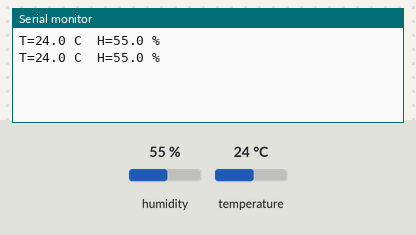
Simulated run of this sketch. Board: ESP32. On the bench: the last lines printed to the serial monitor. The test bench sets the inputs (shaded band); at power-on: humidity 55 %, temperature 24 °C.

Above: at 2.8 s.
2.9 s: humidity set to 22 %
At 4.4 s:
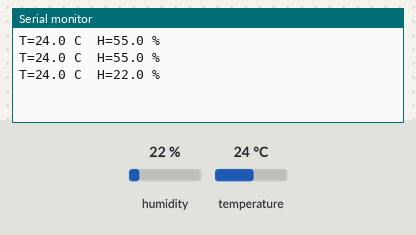
5.6 s: temperature set to 12 °C
At 7.4 s:
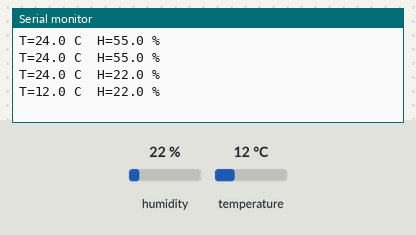
8.3 s: humidity set to 40 %
At 10.8 s:
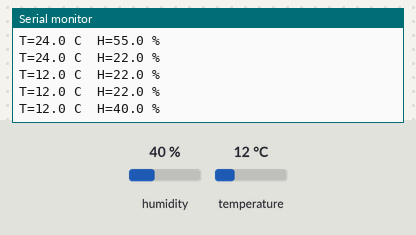
Timing chart, 0 to 12.3 s (numbered marks = the images above; inputs shaded):
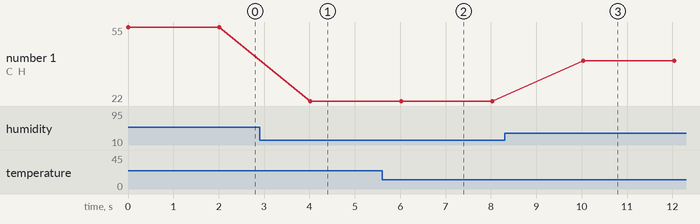

Measured:
- after the input at 2.9 s, the serial monitor: prints a new line after 1.1 s (image 1)
- after the input at 5.6 s, the serial monitor: prints a new line after 0.42 s (image 2)
- after the input at 8.3 s, the serial monitor: prints a new line after 1.7 s (image 3)
- plotted number 1: 55 → 22 after the input at 2.9 s, 22 → 40 after the input at 8.3 s

The sketch:

testDHT22.ino
```cpp
#include <DHT.h>
#define DHTPIN 4
DHT dht(DHTPIN, DHT22);

void setup() {
  Serial.begin(115200);
  dht.begin();
}
void loop() {
  float t = dht.readTemperature();
  float h = dht.readHumidity();
  if (isnan(t) || isnan(h)) Serial.println("Erreur DHT22");
  else Serial.printf("T=%.1f C  H=%.1f %%\n", t, h);
  delay(2000);
}
```
